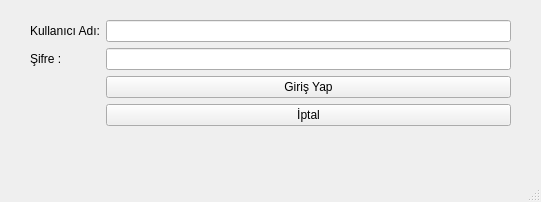
<?xml version="1.0" encoding="UTF-8"?>
<ui version="4.0">
 <class>MainWindow</class>
 <widget class="QMainWindow" name="MainWindow">
  <property name="geometry">
   <rect>
    <x>0</x>
    <y>0</y>
    <width>541</width>
    <height>202</height>
   </rect>
  </property>
  <property name="windowTitle">
   <string>MainWindow</string>
  </property>
  <widget class="QWidget" name="centralwidget">
   <widget class="QWidget" name="formLayoutWidget">
    <property name="geometry">
     <rect>
      <x>30</x>
      <y>20</y>
      <width>481</width>
      <height>121</height>
     </rect>
    </property>
    <layout class="QFormLayout" name="formLayout">
     <item row="0" column="0">
      <widget class="QLabel" name="label">
       <property name="text">
        <string>Kullanıcı Adı:</string>
       </property>
      </widget>
     </item>
     <item row="0" column="1">
      <widget class="QLineEdit" name="txtUserName"/>
     </item>
     <item row="1" column="0">
      <widget class="QLabel" name="label_2">
       <property name="text">
        <string>Şifre :</string>
       </property>
      </widget>
     </item>
     <item row="1" column="1">
      <widget class="QLineEdit" name="txtSifre">
       <property name="echoMode">
        <enum>QLineEdit::Password</enum>
       </property>
      </widget>
     </item>
     <item row="2" column="1">
      <widget class="QPushButton" name="btGiris">
       <property name="text">
        <string>Giriş Yap</string>
       </property>
      </widget>
     </item>
     <item row="3" column="1">
      <widget class="QPushButton" name="btIptal">
       <property name="text">
        <string>İptal</string>
       </property>
      </widget>
     </item>
    </layout>
   </widget>
  </widget>
  <widget class="QMenuBar" name="menubar">
   <property name="geometry">
    <rect>
     <x>0</x>
     <y>0</y>
     <width>541</width>
     <height>21</height>
    </rect>
   </property>
  </widget>
  <widget class="QStatusBar" name="statusbar"/>
 </widget>
 <resources/>
 <connections/>
</ui>
